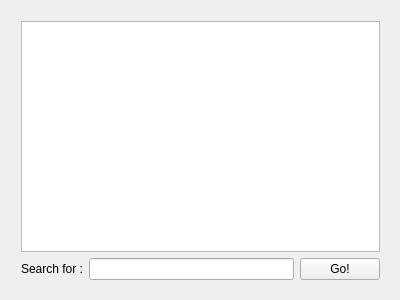
<?xml version="1.0" encoding="UTF-8"?>
<ui version="4.0">
 <class>FindCrap</class>
 <widget class="QWidget" name="FindCrap">
  <property name="geometry">
   <rect>
    <x>0</x>
    <y>0</y>
    <width>400</width>
    <height>300</height>
   </rect>
  </property>
  <property name="windowTitle">
   <string>FindCrap</string>
  </property>
  <widget class="QWidget" name="">
   <property name="geometry">
    <rect>
     <x>10</x>
     <y>10</y>
     <width>381</width>
     <height>281</height>
    </rect>
   </property>
   <layout class="QVBoxLayout" name="verticalLayout">
    <item>
     <widget class="QTextEdit" name="textEdit"/>
    </item>
    <item>
     <layout class="QHBoxLayout" name="horizontalLayout">
      <item>
       <widget class="QLabel" name="label">
        <property name="text">
         <string>Search for :</string>
        </property>
       </widget>
      </item>
      <item>
       <widget class="QLineEdit" name="lineEdit"/>
      </item>
      <item>
       <widget class="QPushButton" name="goButton">
        <property name="text">
         <string>Go!</string>
        </property>
       </widget>
      </item>
     </layout>
    </item>
   </layout>
  </widget>
 </widget>
 <layoutdefault spacing="6" margin="11"/>
 <resources/>
 <connections/>
</ui>
